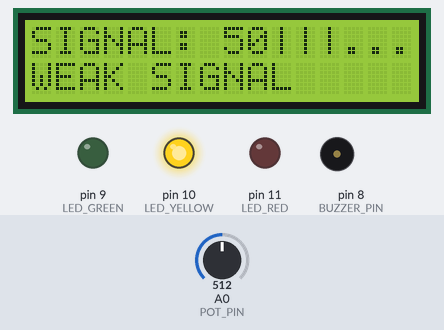
Bench run of a sketch on a simulated Arduino Uno, built with avr-gcc and run on an emulated ATmega328P. Parts: 16×2 character LCD, output pins drawn as LEDs (lit = HIGH), buzzer (waves = sounding, pin HIGH). The test bench sets the inputs (shaded band); at power-on: A0 (POT_PIN) = 512. Random numbers use the default seed unless the sketch sets one; what the sketch prints to the serial monitor is not drawn.

Above: at 5.3 s.
5.4 s: A0 (POT_PIN) set to 315
At 7.3 s:
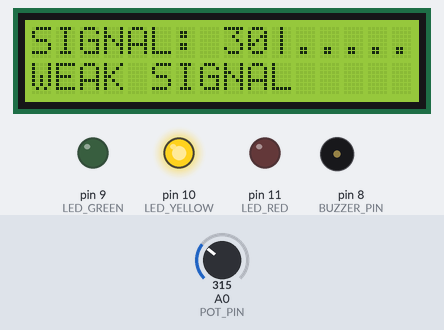
8.5 s: A0 (POT_PIN) set to 296
At 9.8 s:
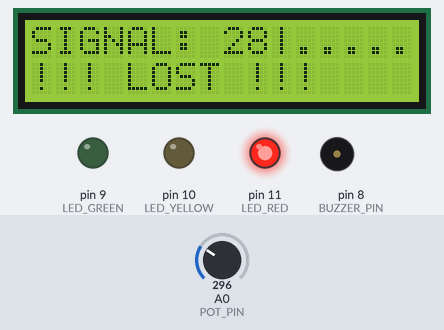
10.8 s: A0 (POT_PIN) set to 511
At 12.7 s:
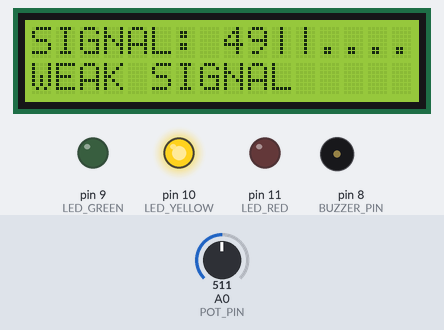
13.4 s: A0 (POT_PIN) set to 708
At 14.8 s:
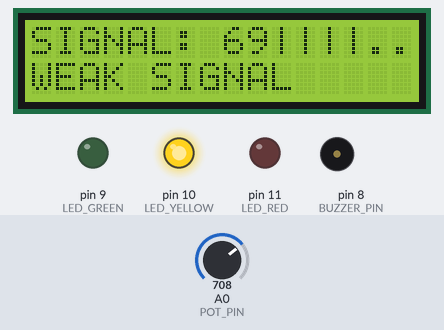
16.5 s: A0 (POT_PIN) set to 732
At 18.1 s:
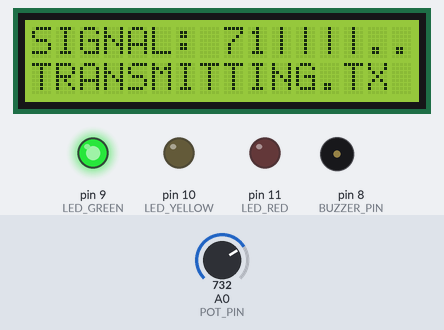
18.4 s: A0 (POT_PIN) set to 900
At 19.9 s:
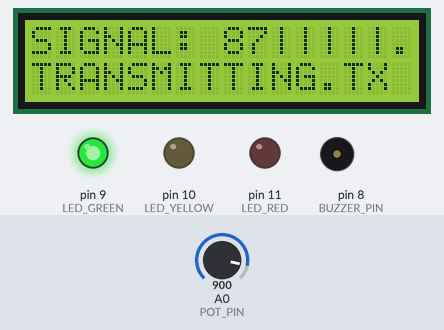
Timing chart, 0 to 21.0 s (numbered marks = the images above; inputs shaded):
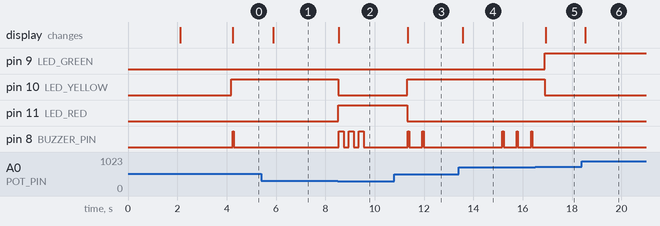

The sketch:

code.ino
```cpp
/*
 * MISSION CONTROL DATA RELAY
 * Simulates deep-space communication with variable signal strength
 * Engineer: Matibini Handiya
 *
 * The potentiometer controls signal strength (0-100%).
 * Green = good signal (data transmits)
 * Yellow = weak signal (data may be corrupted)
 * Red = signal lost (alarm sounds)
 */

#include <Wire.h>
#include <LiquidCrystal_I2C.h>

// Pin definitions
#define POT_PIN A0
#define LED_GREEN 9
#define LED_YELLOW 10
#define LED_RED 11
#define BUZZER_PIN 8

// Signal thresholds (%)
const int GOOD_SIGNAL = 70;      // ≥70% = reliable transmission
const int WEAK_SIGNAL = 30;      // 30-69% = weak, may lose data
// <30% = signal lost

// Data transmission simulation
int dataPacketsSent = 0;
int dataPacketsLost = 0;
int lastSignalStrength = 0;
bool wasLost = false;

// LCD
LiquidCrystal_I2C lcd(0x27, 16, 2);

void setup() {
  Serial.begin(9600);

  // LED pins
  pinMode(LED_GREEN, OUTPUT);
  pinMode(LED_YELLOW, OUTPUT);
  pinMode(LED_RED, OUTPUT);
  pinMode(BUZZER_PIN, OUTPUT);

  // LCD
  lcd.init();
  lcd.backlight();

  // Mission start screen
  lcd.clear();
  lcd.setCursor(0, 0);
  lcd.print("DEEP SPACE RELAY");
  lcd.setCursor(0, 1);
  lcd.print("SIGNAL MONITOR");
  delay(2000);

  lcd.clear();
  lcd.setCursor(0, 0);
  lcd.print("Turn knob to");
  lcd.setCursor(0, 1);
  lcd.print("set signal %");
  delay(2000);

  Serial.println("=== MISSION CONTROL DATA RELAY ===");
  Serial.println("Status: ONLINE");
  Serial.println("Good ≥70% | Weak 30-69% | Lost <30%");
  Serial.println("===================================");
}

void loop() {
  // Read potentiometer (0-1023) and convert to percentage (0-100)
  int rawValue = analogRead(POT_PIN);
  int signalPercent = map(rawValue, 0, 1023, 0, 100);

  // Update LEDs based on signal strength
  updateLEDs(signalPercent);

  // Update LCD display
  updateLCD(signalPercent);

  // Simulate data transmission
  simulateDataTransmission(signalPercent);

  // Alert if signal is lost
  checkSignalLost(signalPercent);

  // Send telemetry to Serial Monitor
  sendTelemetry(signalPercent);

  delay(500);  // Update twice per second
}

void updateLEDs(int signal) {
  if (signal >= GOOD_SIGNAL) {
    // Good signal: Green LED only
    digitalWrite(LED_GREEN, HIGH);
    digitalWrite(LED_YELLOW, LOW);
    digitalWrite(LED_RED, LOW);
  }
  else if (signal >= WEAK_SIGNAL) {
    // Weak signal: Yellow LED only
    digitalWrite(LED_GREEN, LOW);
    digitalWrite(LED_YELLOW, HIGH);
    digitalWrite(LED_RED, LOW);
  }
  else {
    // Signal lost: Red LED only
    digitalWrite(LED_GREEN, LOW);
    digitalWrite(LED_YELLOW, LOW);
    digitalWrite(LED_RED, HIGH);
  }
}

void updateLCD(int signal) {
  lcd.clear();

  // Row 1: Signal strength
  lcd.setCursor(0, 0);
  lcd.print("SIGNAL: ");
  lcd.print(signal);
  lcd.print("%");

  // Signal strength bar (visual)
  lcd.setCursor(10, 0);
  int bars = map(signal, 0, 100, 0, 6);
  for (int i = 0; i < bars; i++) {
    lcd.print("|");
  }
  for (int i = bars; i < 6; i++) {
    lcd.print(".");
  }

  // Row 2: Status
  lcd.setCursor(0, 1);
  if (signal >= GOOD_SIGNAL) {
    lcd.print("TRANSMITTING...");
  }
  else if (signal >= WEAK_SIGNAL) {
    lcd.print("WEAK SIGNAL");
  }
  else {
    lcd.print("!!! LOST !!!");
  }

  // Show data stats on second row if space
  if (signal >= GOOD_SIGNAL) {
    lcd.setCursor(13, 1);
    lcd.print("TX");
  }
}

void simulateDataTransmission(int signal) {
  // Every time we have good signal, "send" a data packet
  if (signal >= GOOD_SIGNAL) {
    dataPacketsSent++;
    Serial.print("📡 Data packet #");
    Serial.print(dataPacketsSent);
    Serial.println(" transmitted successfully");
  }
  // If signal is weak, some packets get lost (random)
  else if (signal >= WEAK_SIGNAL) {
    // 30% chance of packet loss in weak signal zone
    int randomChance = random(0, 100);
    if (randomChance < 30) {
      dataPacketsLost++;
      Serial.print("⚠️ Data packet LOST! (Weak signal) Total lost: ");
      Serial.println(dataPacketsLost);

      // Quick beep to indicate data loss
      digitalWrite(BUZZER_PIN, HIGH);
      delay(50);
      digitalWrite(BUZZER_PIN, LOW);
    }
  }
}

void checkSignalLost(int signal) {
  if (signal < WEAK_SIGNAL) {
    if (!wasLost) {
      // Signal just dropped
      wasLost = true;
      Serial.println("🚨 SIGNAL LOST! Emergency alarm!");

      // Emergency alarm pattern
      for (int i = 0; i < 3; i++) {
        digitalWrite(BUZZER_PIN, HIGH);
        delay(200);
        digitalWrite(BUZZER_PIN, LOW);
        delay(200);
      }
    }
  } else {
    wasLost = false;
  }
}

void sendTelemetry(int signal) {
  static int lastSent = 0;
  if (millis() - lastSent > 2000) {  // Send every 2 seconds
    Serial.print("📊 TELEMETRY | Signal: ");
    Serial.print(signal);
    Serial.print("% | Sent: ");
    Serial.print(dataPacketsSent);
    Serial.print(" | Lost: ");
    Serial.print(dataPacketsLost);

    if (dataPacketsSent > 0) {
      float successRate = (dataPacketsSent - dataPacketsLost) * 100.0 / dataPacketsSent;
      Serial.print(" | Success: ");
      Serial.print(successRate, 1);
      Serial.print("%");
    }
    Serial.println();
    lastSent = millis();
  }
}
```

Measured:
- the behaviour switches between 307 and 306 on A0 (POT_PIN) (found by bisection; images 1 and 2)
- the behaviour switches between 716 and 717 on A0 (POT_PIN) (found by bisection; images 4 and 5)
- after the input at 5.4 s, the display: changes after 0.49 s (image 1)
- after the input at 8.5 s, pin 10 (LED_YELLOW): HIGH → LOW at once; pin 11 (LED_RED): LOW → HIGH at once; the display: changes after 0.05 s (image 2)
- after the input at 10.8 s, pin 10 (LED_YELLOW): LOW → HIGH after 0.52 s; pin 11 (LED_RED): HIGH → LOW after 0.52 s; pin 8 (BUZZER_PIN): alternates HIGH for 0.05 s and LOW for 0.53 s, 4 changes in all, then stays LOW, starting after 0.55 s; the display: changes after 0.55 s (image 3)
- after the input at 13.4 s, the display: changes after 0.18 s (image 4)
- after the input at 16.5 s, pin 9 (LED_GREEN): LOW → HIGH after 0.39 s; pin 10 (LED_YELLOW): HIGH → LOW after 0.39 s; the display: changes after 0.43 s (image 5)
- after the input at 18.4 s, the display: changes after 0.14 s (image 6)
